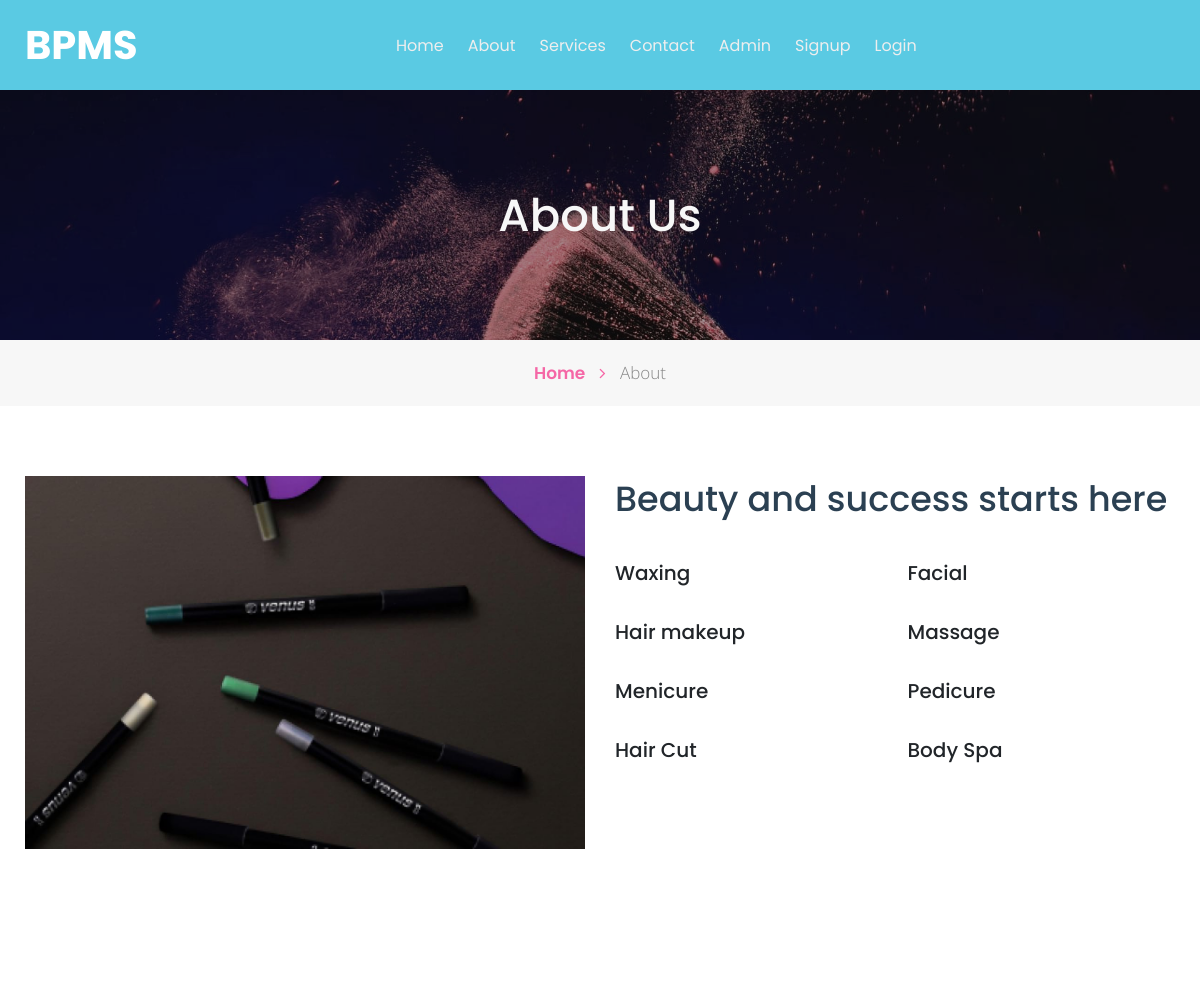
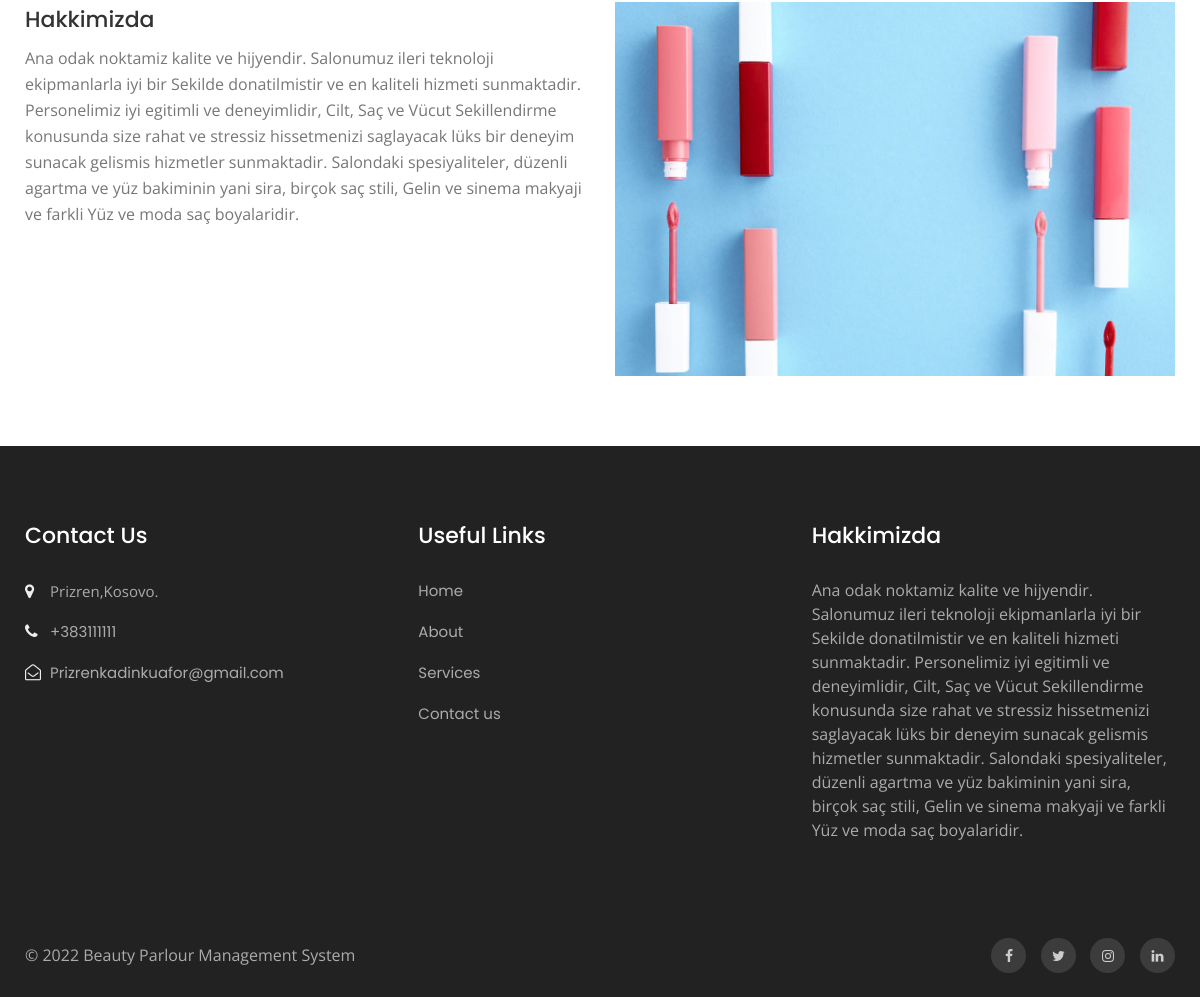
Page /about.php on the committed database (2 pictures, top to bottom).
### tables this page shows
CREATE TABLE `tblpage` (
  `ID` int(10) NOT NULL,
  `PageType` varchar(200) DEFAULT NULL,
  `PageTitle` mediumtext DEFAULT NULL,
  `PageDescription` mediumtext DEFAULT NULL,
  `Email` varchar(200) DEFAULT NULL,
  `MobileNumber` bigint(10) DEFAULT NULL,
  `UpdationDate` date DEFAULT NULL,
  `Timing` varchar(200) NOT NULL
);

### htdocs/about.php (the view, shortened to what this page needs)
<?php
include('includes/dbconnection.php');
?>
<!doctype html>
<html lang="en">
  <head>
    <link rel="stylesheet" href="assets/css/style-starter.css">
  </head>
  <body id="home">
<?php include_once('includes/header.php');?>
    <section class="w3l-inner-banner-main">
        <div class="about-inner about ">
            <div class="container">
                <div class="main-titles-head text-center">
                <h3 class="header-name ">
					About Us
                </h3>
            </div>
</div>
   </div>
   <div class="breadcrumbs-sub">
   <div class="container">
    <ul class="breadcrumbs-custom-path">
        <li class="right-side propClone"><a href="index.php" class="">Home <span class="fa fa-angle-right" aria-hidden="true"></span></a> <p></li>
        <li class="active ">About</li>
    </ul>
</div>
</div>
    </section>
<section class="w3l-content-with-photo-4"  id="about">
    <div class="content-with-photo4-block ">
        <div class="container">
            <div class="cwp4-two row">
            <div class="cwp4-image col-xl-6">
                <img src="assets/images/b2.jpg" alt="product" class="img-responsive about-me">
            </div>
                <div class="cwp4-text col-xl-6 ">
                    <div class="posivtion-grid">
                    <h3 class="">Beauty and success starts here</h3>
                    <div class="hair-two-colums">
                        <div class="hair-left">
<h5>
    Waxing</h5>
</div>
                        <div class="hair-left">
                            <h5>Facial</h5>
                        </div>
                            <div class="hair-left">
                                                        <h5>Hair makeup</h5>
                                                    </div>
                                                                                <div class="hair-left">
                                                                                    <h5>Massage</h5>
                                                                                </div>
                                                                                 <div class="hair-left">
                                                                                    <h5>Menicure</h5>
                                                                                </div>
   <div class="hair-left">
                                                                                    <h5>Pedicure</h5>
                                                                                </div>
                                                                                   <div class="hair-left">
                                                                                    <h5>Hair Cut</h5>
                                                                                </div>
                                                                                   <div class="hair-left">
                                                                                    <h5>Body Spa</h5>
                                                                                </div>
                </div>
            </div>
        </div>
        </div>
    </div>
</div>
</section>
<section class="w3l-recent-work">
	<div class="jst-two-col">
		<div class="container">
<div class="row">
		<div class="my-bio col-lg-6">
	<div class="hair-make">
		<?php
$ret=mysqli_query($con,"select * from tblpage where PageType='aboutus' ");
while ($row=mysqli_fetch_array($ret)) {
?>
		<h5><a href="blog.html"><?php  echo $row['PageTitle'];?></a></h5>
		<p class="para mt-2"><?php  echo $row['PageDescription'];?></p><?php } ?>
	</div>
	</div>
	<div class="col-lg-6 ">
		<img src="assets/images/b3.jpg" alt="product" class="img-responsive about-me">
	</div>
</div>
		</div>
	</div>
</section>
<?php include_once('includes/footer.php');?>
</body>
</html>

### htdocs/includes/footer.php (shortened to what this page needs)
<section class="w3l-footer-29-main">
    <div class="footer-29 py-5">
      <div class="container py-lg-4">
        <div class="row footer-top-29">
          <div class="col-lg-4 col-md-6 col-sm-8 footer-list-29 footer-1">
            <h6 class="footer-title-29">Contact Us</h6>
            <ul>
              <?php
$ret=mysqli_query($con,"select * from tblpage where PageType='contactus' ");
while ($row=mysqli_fetch_array($ret)) {
?>
              <li>
                <span class="fa fa-map-marker"></span> <p><?php  echo $row['PageDescription'];?>.</p>
              </li>
              <li><span class="fa fa-phone"></span><a href="tel:+7-800-999-800"> +<?php  echo $row['MobileNumber'];?></a></li>
              <li><span class="fa fa-envelope-open-o"></span><a href="mailto:parlour@mail.com" class="mail">
                  <?php  echo $row['Email'];?></a></li><?php } ?>
            </ul>
          </div>
          <div class="col-lg-4 col-md-6 col-sm-4 footer-list-29 footer-2 ">
            <ul>
              <h6 class="footer-title-29">Useful Links</h6>
              <li><a href="index.php">Home</a></li>
              <li><a href="about.php">About</a></li>
              <li><a href="services.php"> Services</a></li>
              <li><a href="contact.php">Contact us</a></li>
            </ul>
          </div>
          <div class="col-lg-4 col-md-6 col-sm-7 footer-list-29 footer-4">
            <?php
$ret=mysqli_query($con,"select * from tblpage where PageType='aboutus' ");
while ($row=mysqli_fetch_array($ret)) {
?>
            <h6 class="footer-title-29"><?php  echo $row['PageTitle'];?> </h6>
            <p><?php  echo $row['PageDescription'];?></p><?php } ?>
          </div>
        </div>
      </div>
    </div>
  </section>
  <section class="w3l-footer-29-main w3l-copyright">
    <div class="container">
      <div class="row bottom-copies">
        <p class="col-lg-8 copy-footer-29">© 2022  Beauty Parlour Management System </p>
        <div class="col-lg-4 main-social-footer-29">
          <a href="#facebook" class="facebook"><span class="fa fa-facebook"></span></a>
          <a href="#twitter" class="twitter"><span class="fa fa-twitter"></span></a>
          <a href="#instagram" class="instagram"><span class="fa fa-instagram"></span></a>
          <a href="#linkedin" class="linkedin"><span class="fa fa-linkedin"></span></a>
        </div>
      </div>
    </div>
  </section>

### rows in the picture
tblpage: PageTitle "Hakkimizda", PageDescription "Ana odak noktamiz kalite ve hijyendir. Salonumuz ileri teknoloji ekipmanlarla iyi bir Sekilde donatilmistir ve en kaliteli hizmeti sunmaktadir. Personelimiz iyi egitimli ve deneyimlidir, Cilt, Saç ve Vücut Sekillendirme konusunda size rahat ve stressiz hissetmenizi saglayacak lüks bir deneyim sunacak gelismis hizmetler sunmaktadir. Salondaki spesiyaliteler, düzenli agartma ve yüz bakiminin yani sira, birçok saç stili, Gelin ve sinema makyaji ve farkli Yüz ve moda saç boyalaridir."
tblpage: PageDescription "Prizren,Kosovo", MobileNumber "383111111", Email "Prizrenkadinkuafor@gmail.com"
